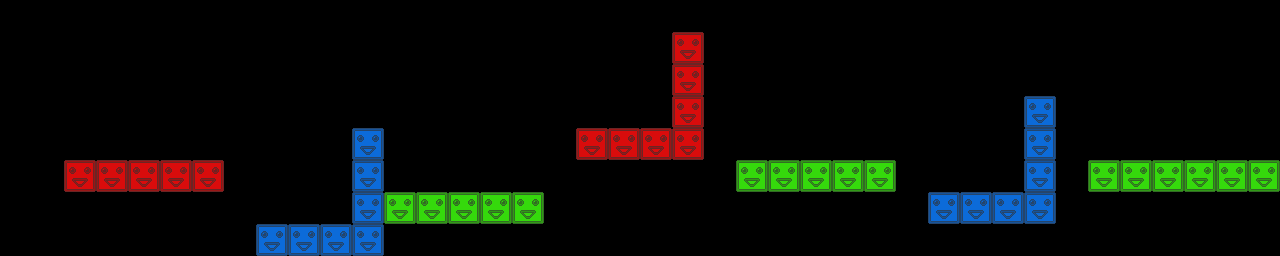

Rendered tile map (Tiled .tmx) drawn with the repository's tilesets; below, a short description and the map source with its tile grids summarised:
An orthogonal 40x8 tile map with 32x32 px tiles, 3 tile layers (red, green, blue) and 12 objects.

<map version="1.0" orientation="orthogonal" renderorder="right-down" width="40" height="8" tilewidth="32" tileheight="32">
 <tileset firstgid="1" name="blocks" tilewidth="32" tileheight="32">
  <image source="blocks.png" width="96" height="32" />
 </tileset>
 <layer name="red" width="40" height="8">
  <data>[320 cells, 12 non-empty, 1 distinct tile ids]</data>
 </layer>
 <layer name="green" width="40" height="8">
  <data>[320 cells, 16 non-empty, 1 distinct tile ids]</data>
 </layer>
 <layer name="blue" width="40" height="8">
  <data>[320 cells, 14 non-empty, 1 distinct tile ids]</data>
 </layer>
 <objectgroup name="crystals">
  <object x="174" y="119">
   <ellipse />
  </object>
  <object x="320" y="194">
   <ellipse />
  </object>
  <object x="506" y="142">
   <ellipse />
  </object>
  <object x="629" y="87">
   <ellipse />
  </object>
  <object x="824" y="136">
   <ellipse />
  </object>
  <object x="971" y="149">
   <ellipse />
  </object>
  <object x="1165" y="126">
   <ellipse />
  </object>
 </objectgroup>
 <objectgroup name="spikes">
  <object x="245" y="89">
   <ellipse />
  </object>
  <object x="443" y="126">
   <ellipse />
  </object>
  <object x="765" y="86">
   <ellipse />
  </object>
  <object x="945" y="173">
   <ellipse />
  </object>
  <object x="1238" y="97">
   <ellipse />
  </object>
 </objectgroup>
</map>
